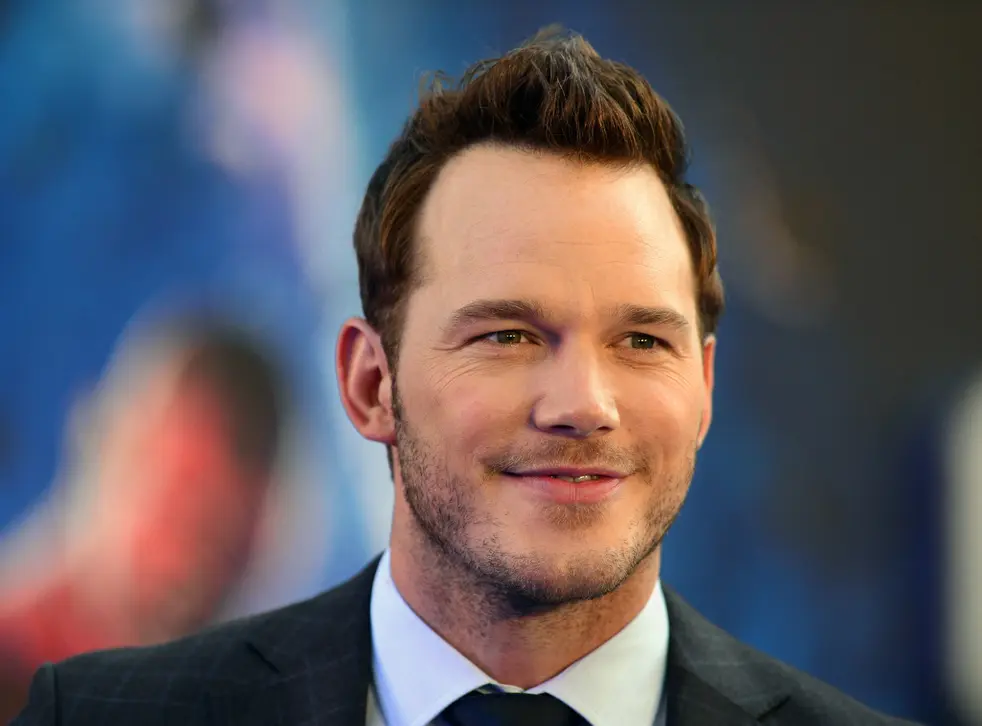
#> input picture Video 18 - Project-Photo to art/test2.webp, 982 x 726 px
$ python picart.py
#> lines starting #> are read from the running program, lines starting #| are printed output that depends on the picture
#Fixing the imports
import cv2
import numpy as np

#-----------------Phase 1
#Readin the image
image = cv2.imread('test2.webp')
#> image is the input picture: shape (726, 982, 3); mean B, G, R 97.6, 91.4, 97.4

#resizing the image
#Interpolation is cubic for best results
image_resized = cv2.resize(image, None, fx=0.5, fy=0.5)


#-----------------Phase 2
#removing impurities from image
image_cleared = cv2.medianBlur(image_resized, 3)
image_cleared = cv2.medianBlur(image_cleared, 3)
image_cleared = cv2.medianBlur(image_cleared, 3)

image_cleared = cv2.edgePreservingFilter(image_cleared, sigma_s=5)


#-----------------Phase 3
#Bilateral Image filtering
image_filtered = cv2.bilateralFilter(image_cleared, 3, 10, 5)

for i in range(2):
	image_filtered = cv2.bilateralFilter(image_filtered, 3, 20, 10)

for i in range(3):
	image_filtered = cv2.bilateralFilter(image_filtered, 5, 30, 10)

# [11 lines of commented-out code are left out]
gaussian_mask= cv2.GaussianBlur(image_filtered, (7,7), 2)
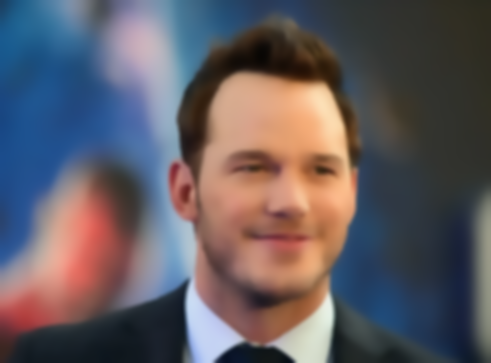
#> gaussian_mask: shape (363, 491, 3); mean B, G, R 97.7, 91.5, 97.5
image_sharp = cv2.addWeighted(image_filtered, 1.5, gaussian_mask, -0.5, 0)
image_sharp = cv2.addWeighted(image_sharp, 1.4, gaussian_mask, -0.2, 10)
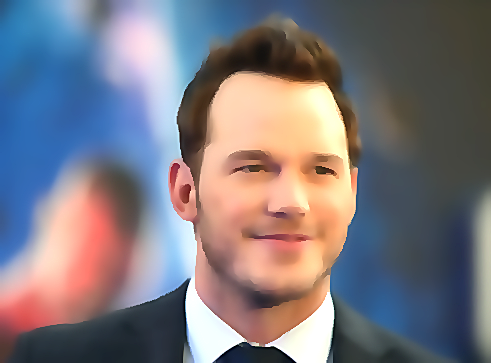
#> image_sharp: shape (363, 491, 3); mean B, G, R 126.5, 119.4, 124.3


#displayng images
cv2.imshow('Final Image', image_sharp)
cv2.imshow('Clear impurities', image_cleared)
cv2.imshow('original', image_resized)
#cv2.imwrite('art_test1.jpg', image_sharp)
cv2.waitKey(0)

$ run again, with Video 18 - Project-Photo to art/nature.jpg saved as Video 18 - Project-Photo to art/test2.webp
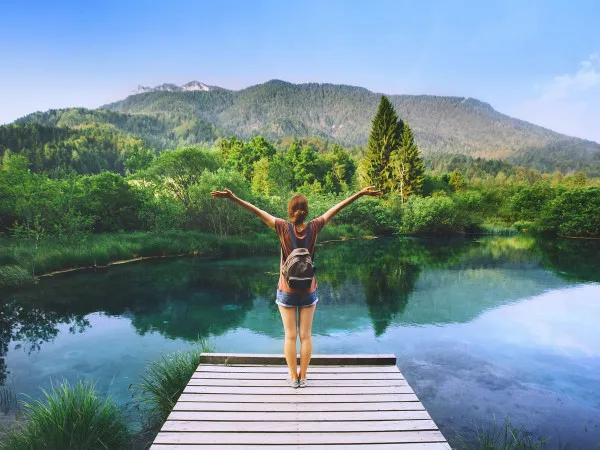
#> input picture Video 18 - Project-Photo to art/nature.jpg, 600 x 450 px
#> image is the input picture: shape (450, 600, 3); mean B, G, R 147.8, 141.7, 116.6
#> `gaussian_mask= cv2.GaussianBlur(image_filtered, (7,7), 2)`:
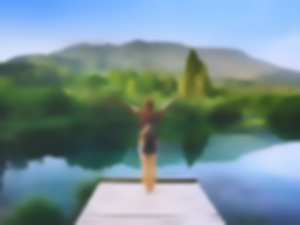
#> gaussian_mask: shape (225, 300, 3); mean B, G, R 148.6, 142.6, 117.3
#> `image_sharp = cv2.addWeighted(image_sharp, 1.4, gaussian_mask, -0.2, 10)`:
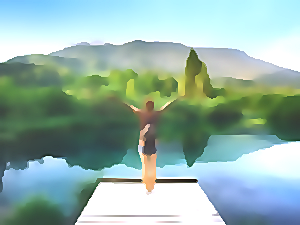
#> image_sharp: shape (225, 300, 3); mean B, G, R 170.5, 178.6, 148.7
